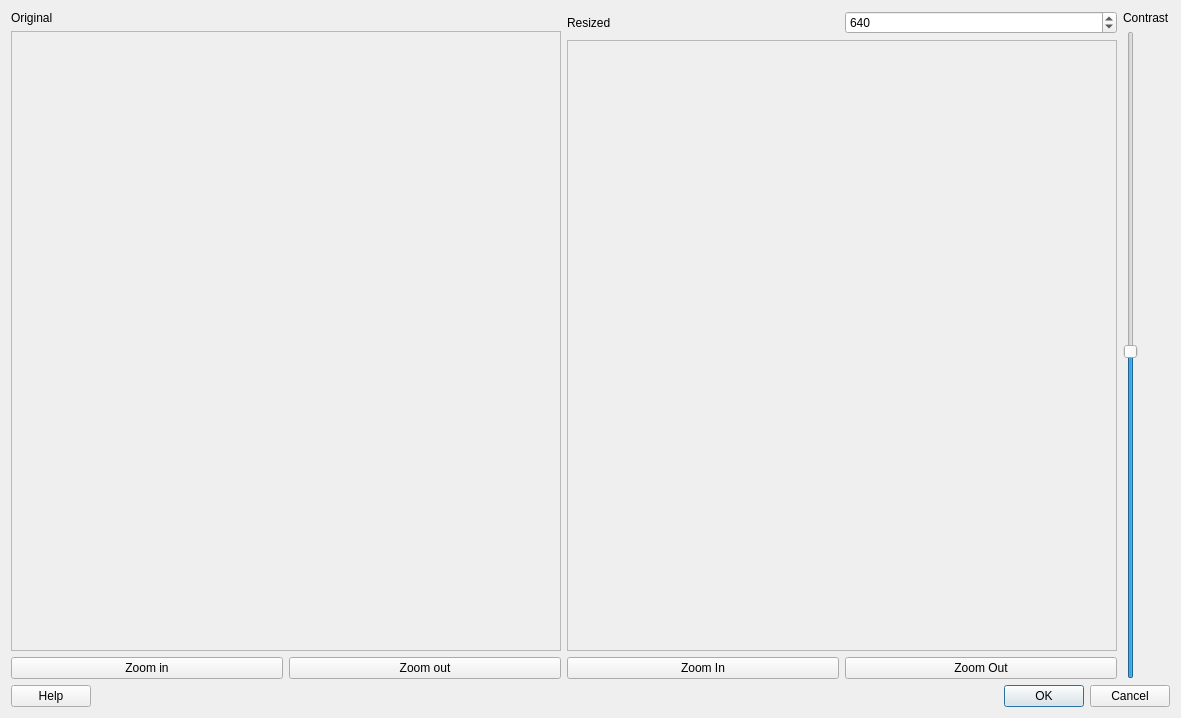
<?xml version="1.0" encoding="UTF-8"?>
<ui version="4.0">
 <class>showAliasDlg</class>
 <widget class="QDialog" name="showAliasDlg">
  <property name="geometry">
   <rect>
    <x>0</x>
    <y>0</y>
    <width>1181</width>
    <height>718</height>
   </rect>
  </property>
  <property name="windowTitle">
   <string>Alias helper</string>
  </property>
  <layout class="QVBoxLayout" name="verticalLayout_6">
   <item>
    <layout class="QHBoxLayout" name="horizontalLayout_6">
     <item>
      <layout class="QVBoxLayout" name="verticalLayout">
       <item>
        <widget class="QLabel" name="originalLb">
         <property name="text">
          <string>Original</string>
         </property>
        </widget>
       </item>
       <item>
        <widget class="QScrollArea" name="originalSscroleArea">
         <property name="whatsThis">
          <string>&lt;html&gt;&lt;head/&gt;&lt;body&gt;&lt;p&gt;Original  image of interferogram.&lt;/p&gt;&lt;p&gt;You can zoom in with the mouse scrool wheel.&lt;/p&gt;&lt;p&gt;You can pan by left click and drag.&lt;/p&gt;&lt;/body&gt;&lt;/html&gt;</string>
         </property>
         <property name="widgetResizable">
          <bool>true</bool>
         </property>
         <widget class="QWidget" name="scrollAreaWidgetContents">
          <property name="geometry">
           <rect>
            <x>0</x>
            <y>0</y>
            <width>540</width>
            <height>613</height>
           </rect>
          </property>
         </widget>
        </widget>
       </item>
       <item>
        <layout class="QHBoxLayout" name="horizontalLayout_5">
         <item>
          <widget class="QPushButton" name="origZommIn">
           <property name="text">
            <string>Zoom in</string>
           </property>
          </widget>
         </item>
         <item>
          <widget class="QPushButton" name="origZoomOut">
           <property name="text">
            <string>Zoom out</string>
           </property>
          </widget>
         </item>
        </layout>
       </item>
      </layout>
     </item>
     <item>
      <layout class="QVBoxLayout" name="verticalLayout_3">
       <item>
        <layout class="QHBoxLayout" name="horizontalLayout_2">
         <item>
          <widget class="QLabel" name="label_3">
           <property name="text">
            <string>Resized</string>
           </property>
          </widget>
         </item>
         <item>
          <widget class="QSpinBox" name="resizedSB">
           <property name="whatsThis">
            <string>WIdth and height of resized interferogram in pixels.</string>
           </property>
           <property name="minimum">
            <number>10</number>
           </property>
           <property name="maximum">
            <number>6000</number>
           </property>
           <property name="singleStep">
            <number>100</number>
           </property>
           <property name="value">
            <number>640</number>
           </property>
          </widget>
         </item>
        </layout>
       </item>
       <item>
        <widget class="QScrollArea" name="resizedScrollArea">
         <property name="whatsThis">
          <string>&lt;html&gt;&lt;head/&gt;&lt;body&gt;&lt;p&gt;Resized image of interferogram.&lt;/p&gt;&lt;p&gt;You can zoom in with the mouse scrool wheel.&lt;/p&gt;&lt;p&gt;You can pan by left click and drag.&lt;/p&gt;&lt;/body&gt;&lt;/html&gt;</string>
         </property>
         <property name="widgetResizable">
          <bool>true</bool>
         </property>
         <widget class="QWidget" name="scrollAreaWidgetContents_2">
          <property name="geometry">
           <rect>
            <x>0</x>
            <y>0</y>
            <width>539</width>
            <height>604</height>
           </rect>
          </property>
         </widget>
        </widget>
       </item>
       <item>
        <layout class="QHBoxLayout" name="horizontalLayout_3">
         <item>
          <widget class="QPushButton" name="resizedZoomIn">
           <property name="text">
            <string>Zoom In</string>
           </property>
          </widget>
         </item>
         <item>
          <widget class="QPushButton" name="resizedZoomOut">
           <property name="text">
            <string>Zoom Out</string>
           </property>
          </widget>
         </item>
        </layout>
       </item>
      </layout>
     </item>
     <item>
      <layout class="QVBoxLayout" name="verticalLayout_2"/>
     </item>
     <item>
      <layout class="QHBoxLayout" name="horizontalLayout">
       <item>
        <layout class="QVBoxLayout" name="verticalLayout_4">
         <item>
          <widget class="QLabel" name="label">
           <property name="text">
            <string>Contrast</string>
           </property>
          </widget>
         </item>
         <item>
          <widget class="QSlider" name="contrastSlider">
           <property name="whatsThis">
            <string>Change contrast of images in this display. Does not affect actual interferogram.</string>
           </property>
           <property name="value">
            <number>50</number>
           </property>
           <property name="orientation">
            <enum>Qt::Vertical</enum>
           </property>
          </widget>
         </item>
        </layout>
       </item>
       <item>
        <layout class="QVBoxLayout" name="verticalLayout_5"/>
       </item>
      </layout>
     </item>
    </layout>
   </item>
   <item>
    <layout class="QHBoxLayout" name="horizontalLayout_4">
     <item>
      <widget class="QPushButton" name="pushButton_2">
       <property name="text">
        <string>Help</string>
       </property>
      </widget>
     </item>
     <item>
      <widget class="QDialogButtonBox" name="buttonBox">
       <property name="toolTip">
        <string>&lt;html&gt;&lt;head/&gt;&lt;body&gt;&lt;p&gt;Press OK to transver thie currend resized value to the DFTsize controls.&lt;/p&gt;&lt;/body&gt;&lt;/html&gt;</string>
       </property>
       <property name="orientation">
        <enum>Qt::Horizontal</enum>
       </property>
       <property name="standardButtons">
        <set>QDialogButtonBox::Cancel|QDialogButtonBox::Ok</set>
       </property>
      </widget>
     </item>
    </layout>
   </item>
  </layout>
 </widget>
 <resources/>
 <connections>
  <connection>
   <sender>buttonBox</sender>
   <signal>accepted()</signal>
   <receiver>showAliasDlg</receiver>
   <slot>accept()</slot>
   <hints>
    <hint type="sourcelabel">
     <x>248</x>
     <y>254</y>
    </hint>
    <hint type="destinationlabel">
     <x>157</x>
     <y>274</y>
    </hint>
   </hints>
  </connection>
  <connection>
   <sender>buttonBox</sender>
   <signal>rejected()</signal>
   <receiver>showAliasDlg</receiver>
   <slot>reject()</slot>
   <hints>
    <hint type="sourcelabel">
     <x>316</x>
     <y>260</y>
    </hint>
    <hint type="destinationlabel">
     <x>286</x>
     <y>274</y>
    </hint>
   </hints>
  </connection>
 </connections>
</ui>
